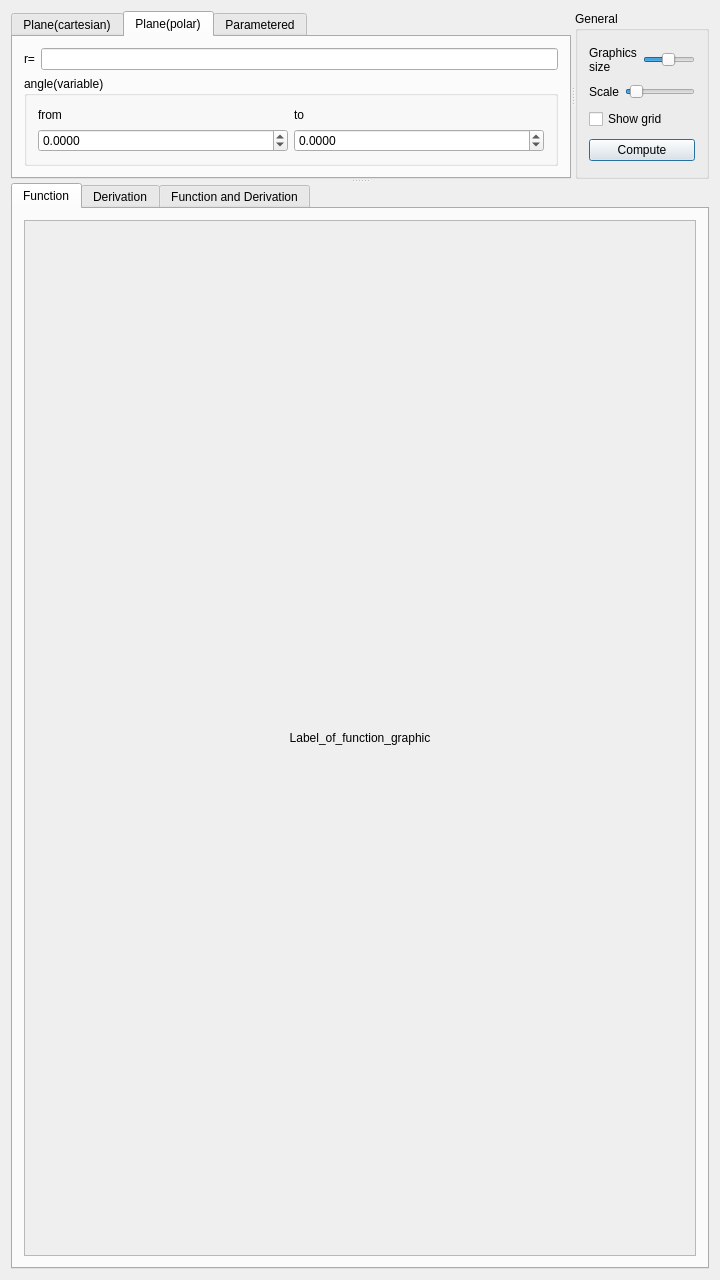
<?xml version="1.0" encoding="UTF-8"?>
<ui version="4.0">
 <class>Dialog</class>
 <widget class="QDialog" name="Dialog">
  <property name="geometry">
   <rect>
    <x>0</x>
    <y>0</y>
    <width>720</width>
    <height>1280</height>
   </rect>
  </property>
  <property name="windowTitle">
   <string>Behavior of function</string>
  </property>
  <layout class="QHBoxLayout" name="horizontalLayout_10">
   <item>
    <widget class="QSplitter" name="splitter_2">
     <property name="orientation">
      <enum>Qt::Vertical</enum>
     </property>
     <widget class="QSplitter" name="splitter">
      <property name="orientation">
       <enum>Qt::Horizontal</enum>
      </property>
      <widget class="QTabWidget" name="tabs_of_functions">
       <property name="sizePolicy">
        <sizepolicy hsizetype="Expanding" vsizetype="Expanding">
         <horstretch>3</horstretch>
         <verstretch>0</verstretch>
        </sizepolicy>
       </property>
       <property name="currentIndex">
        <number>1</number>
       </property>
       <widget class="QWidget" name="tab_4">
        <attribute name="title">
         <string>Plane(cartesian)</string>
        </attribute>
        <layout class="QVBoxLayout" name="verticalLayout">
         <item>
          <layout class="QHBoxLayout" name="horizontalLayout_5">
           <item>
            <widget class="QLabel" name="label_of_cartesian_le">
             <property name="text">
              <string>y=</string>
             </property>
             <property name="buddy">
              <cstring>cartesian_le</cstring>
             </property>
            </widget>
           </item>
           <item>
            <widget class="QLineEdit" name="cartesian_le">
             <property name="text">
              <string/>
             </property>
            </widget>
           </item>
          </layout>
         </item>
        </layout>
       </widget>
       <widget class="QWidget" name="tab_6">
        <attribute name="title">
         <string>Plane(polar)</string>
        </attribute>
        <layout class="QVBoxLayout" name="verticalLayout_6">
         <item>
          <layout class="QHBoxLayout" name="horizontalLayout_9">
           <item>
            <widget class="QLabel" name="label_of_polar_le">
             <property name="text">
              <string>r=</string>
             </property>
             <property name="buddy">
              <cstring>polar_le</cstring>
             </property>
            </widget>
           </item>
           <item>
            <widget class="QLineEdit" name="polar_le"/>
           </item>
          </layout>
         </item>
         <item>
          <widget class="QGroupBox" name="groupBox">
           <property name="title">
            <string>angle(variable)</string>
           </property>
           <layout class="QHBoxLayout" name="horizontalLayout_8">
            <item>
             <layout class="QVBoxLayout" name="verticalLayout_5">
              <item>
               <widget class="QLabel" name="label_of_FROM_of_polar">
                <property name="text">
                 <string>from</string>
                </property>
                <property name="buddy">
                 <cstring>spinb_FROM_of_polar</cstring>
                </property>
               </widget>
              </item>
              <item>
               <widget class="QDoubleSpinBox" name="spinb_FROM_of_polar">
                <property name="decimals">
                 <number>4</number>
                </property>
                <property name="minimum">
                 <double>-1000.000000000000000</double>
                </property>
                <property name="maximum">
                 <double>1000.000000000000000</double>
                </property>
               </widget>
              </item>
             </layout>
            </item>
            <item>
             <layout class="QVBoxLayout" name="verticalLayout_4">
              <item>
               <widget class="QLabel" name="label_of_TO_of_polar">
                <property name="text">
                 <string>to</string>
                </property>
                <property name="buddy">
                 <cstring>spinb_TO_of_polar</cstring>
                </property>
               </widget>
              </item>
              <item>
               <widget class="QDoubleSpinBox" name="spinb_TO_of_polar">
                <property name="decimals">
                 <number>4</number>
                </property>
                <property name="minimum">
                 <double>-1000.000000000000000</double>
                </property>
                <property name="maximum">
                 <double>1000.000000000000000</double>
                </property>
               </widget>
              </item>
             </layout>
            </item>
           </layout>
          </widget>
         </item>
        </layout>
       </widget>
       <widget class="QWidget" name="tab_5">
        <attribute name="title">
         <string>Parametered</string>
        </attribute>
        <layout class="QVBoxLayout" name="verticalLayout_9">
         <item>
          <layout class="QHBoxLayout" name="horizontalLayout_14">
           <item>
            <layout class="QHBoxLayout" name="horizontalLayout_7">
             <item>
              <widget class="QLabel" name="label_of_y_parametered_le">
               <property name="text">
                <string>y=</string>
               </property>
               <property name="buddy">
                <cstring>y_parametered_le</cstring>
               </property>
              </widget>
             </item>
             <item>
              <widget class="QLineEdit" name="y_parametered_le"/>
             </item>
            </layout>
           </item>
           <item>
            <layout class="QHBoxLayout" name="horizontalLayout_6">
             <item>
              <widget class="QLabel" name="label_of_x_parametered_le">
               <property name="text">
                <string>x=</string>
               </property>
               <property name="buddy">
                <cstring>x_parametered_le</cstring>
               </property>
              </widget>
             </item>
             <item>
              <widget class="QLineEdit" name="x_parametered_le"/>
             </item>
            </layout>
           </item>
          </layout>
         </item>
         <item>
          <widget class="QGroupBox" name="groupBox_2">
           <property name="title">
            <string>t(parameter)</string>
           </property>
           <layout class="QHBoxLayout" name="horizontalLayout_13">
            <item>
             <layout class="QVBoxLayout" name="verticalLayout_3">
              <item>
               <widget class="QLabel" name="label_of_FROM_of_parametered">
                <property name="text">
                 <string>from</string>
                </property>
                <property name="buddy">
                 <cstring>spinb_FROM_of_parametered</cstring>
                </property>
               </widget>
              </item>
              <item>
               <widget class="QDoubleSpinBox" name="spinb_FROM_of_parametered">
                <property name="decimals">
                 <number>4</number>
                </property>
                <property name="minimum">
                 <double>-1000.000000000000000</double>
                </property>
                <property name="maximum">
                 <double>1000.000000000000000</double>
                </property>
               </widget>
              </item>
             </layout>
            </item>
            <item>
             <layout class="QVBoxLayout" name="verticalLayout_8">
              <item>
               <widget class="QLabel" name="label_of_TO_of_parametered">
                <property name="text">
                 <string>to</string>
                </property>
                <property name="buddy">
                 <cstring>spinb_TO_of_parametered</cstring>
                </property>
               </widget>
              </item>
              <item>
               <widget class="QDoubleSpinBox" name="spinb_TO_of_parametered">
                <property name="decimals">
                 <number>4</number>
                </property>
                <property name="minimum">
                 <double>-1000.000000000000000</double>
                </property>
                <property name="maximum">
                 <double>1000.000000000000000</double>
                </property>
               </widget>
              </item>
             </layout>
            </item>
           </layout>
           <zorder></zorder>
           <zorder></zorder>
          </widget>
         </item>
        </layout>
       </widget>
      </widget>
      <widget class="QGroupBox" name="groupBoxOfFunction_2">
       <property name="sizePolicy">
        <sizepolicy hsizetype="Preferred" vsizetype="Preferred">
         <horstretch>1</horstretch>
         <verstretch>0</verstretch>
        </sizepolicy>
       </property>
       <property name="minimumSize">
        <size>
         <width>134</width>
         <height>92</height>
        </size>
       </property>
       <property name="title">
        <string>General</string>
       </property>
       <layout class="QVBoxLayout" name="verticalLayout_2">
        <item>
         <layout class="QHBoxLayout" name="horizontalLayout_11">
          <item>
           <widget class="QLabel" name="label_7">
            <property name="text">
             <string>Graphics&lt;br&gt; size</string>
            </property>
            <property name="buddy">
             <cstring>slider_graphic_size</cstring>
            </property>
           </widget>
          </item>
          <item>
           <widget class="QSlider" name="slider_graphic_size">
            <property name="minimum">
             <number>151</number>
            </property>
            <property name="maximum">
             <number>200</number>
            </property>
            <property name="singleStep">
             <number>2</number>
            </property>
            <property name="value">
             <number>175</number>
            </property>
            <property name="tracking">
             <bool>false</bool>
            </property>
            <property name="orientation">
             <enum>Qt::Horizontal</enum>
            </property>
           </widget>
          </item>
         </layout>
        </item>
        <item>
         <layout class="QHBoxLayout" name="horizontalLayout">
          <item>
           <widget class="QLabel" name="label_3">
            <property name="text">
             <string>Scale</string>
            </property>
            <property name="buddy">
             <cstring>sliderRatio</cstring>
            </property>
           </widget>
          </item>
          <item>
           <widget class="QSlider" name="sliderRatio">
            <property name="minimum">
             <number>2</number>
            </property>
            <property name="maximum">
             <number>40</number>
            </property>
            <property name="singleStep">
             <number>1</number>
            </property>
            <property name="pageStep">
             <number>2</number>
            </property>
            <property name="value">
             <number>5</number>
            </property>
            <property name="tracking">
             <bool>false</bool>
            </property>
            <property name="orientation">
             <enum>Qt::Horizontal</enum>
            </property>
            <property name="invertedAppearance">
             <bool>false</bool>
            </property>
            <property name="invertedControls">
             <bool>false</bool>
            </property>
            <property name="tickPosition">
             <enum>QSlider::NoTicks</enum>
            </property>
            <property name="tickInterval">
             <number>1</number>
            </property>
           </widget>
          </item>
         </layout>
        </item>
        <item>
         <widget class="QCheckBox" name="cb_show_grid">
          <property name="text">
           <string>Show grid</string>
          </property>
         </widget>
        </item>
        <item>
         <widget class="QPushButton" name="pbCompute">
          <property name="text">
           <string>Compute</string>
          </property>
         </widget>
        </item>
       </layout>
      </widget>
     </widget>
     <widget class="QTabWidget" name="tabW_of_graphics">
      <property name="sizePolicy">
       <sizepolicy hsizetype="Expanding" vsizetype="Expanding">
        <horstretch>0</horstretch>
        <verstretch>3</verstretch>
       </sizepolicy>
      </property>
      <property name="currentIndex">
       <number>0</number>
      </property>
      <property name="documentMode">
       <bool>false</bool>
      </property>
      <property name="tabsClosable">
       <bool>false</bool>
      </property>
      <property name="movable">
       <bool>false</bool>
      </property>
      <property name="tabBarAutoHide">
       <bool>false</bool>
      </property>
      <widget class="QWidget" name="tab">
       <attribute name="title">
        <string>Function</string>
       </attribute>
       <layout class="QHBoxLayout" name="horizontalLayout_2">
        <item>
         <widget class="QScrollArea" name="scrollArea">
          <property name="widgetResizable">
           <bool>true</bool>
          </property>
          <widget class="QWidget" name="scrollAreaWidgetContents">
           <property name="geometry">
            <rect>
             <x>0</x>
             <y>0</y>
             <width>678</width>
             <height>1026</height>
            </rect>
           </property>
           <layout class="QHBoxLayout" name="horizontalLayout_12">
            <item>
             <widget class="QLabel" name="function_graphic_label">
              <property name="text">
               <string>Label_of_function_graphic</string>
              </property>
              <property name="alignment">
               <set>Qt::AlignCenter</set>
              </property>
             </widget>
            </item>
           </layout>
          </widget>
         </widget>
        </item>
       </layout>
      </widget>
      <widget class="QWidget" name="tab_2">
       <attribute name="title">
        <string>Derivation</string>
       </attribute>
       <layout class="QHBoxLayout" name="horizontalLayout_3">
        <item>
         <widget class="QLabel" name="derivation_graphic_label">
          <property name="text">
           <string>Label_of_derivation_graphic</string>
          </property>
          <property name="alignment">
           <set>Qt::AlignCenter</set>
          </property>
         </widget>
        </item>
       </layout>
      </widget>
      <widget class="QWidget" name="tab_3">
       <attribute name="title">
        <string>Function and Derivation</string>
       </attribute>
       <layout class="QHBoxLayout" name="horizontalLayout_4">
        <item>
         <widget class="QLabel" name="function_and_derivation_graphic_label">
          <property name="text">
           <string>Label_of_function_and_derivation_graphic</string>
          </property>
          <property name="alignment">
           <set>Qt::AlignCenter</set>
          </property>
         </widget>
        </item>
       </layout>
      </widget>
     </widget>
    </widget>
   </item>
  </layout>
 </widget>
 <layoutdefault spacing="6" margin="11"/>
 <tabstops>
  <tabstop>pbCompute</tabstop>
  <tabstop>sliderRatio</tabstop>
 </tabstops>
 <resources/>
 <connections/>
</ui>
